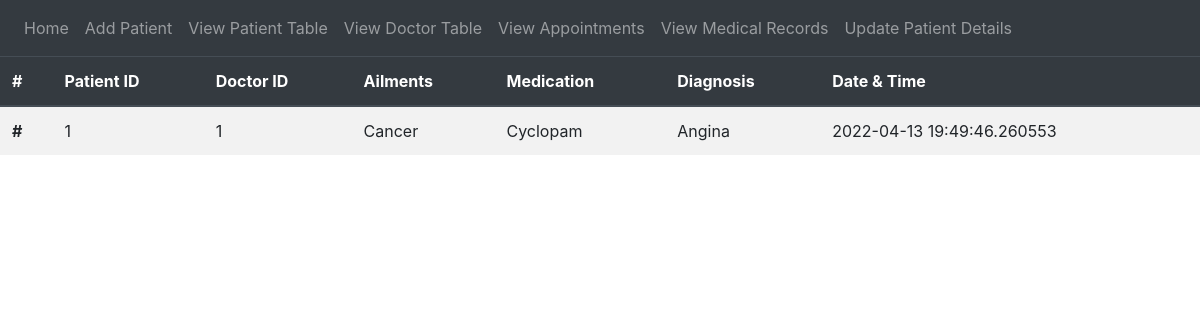
/medrecTable, run on an earlier commit of the app's database.
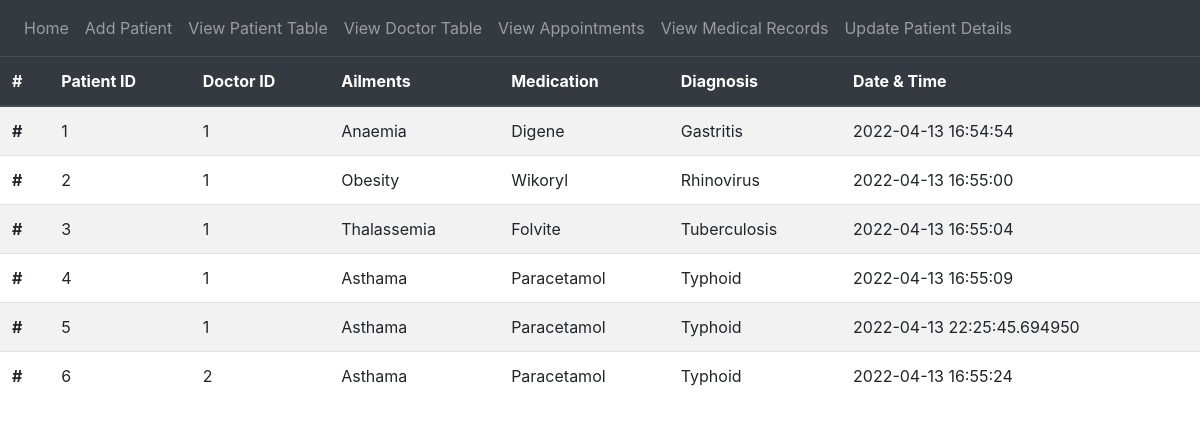
And on a later commit of the database.
### tables this page shows
CREATE TABLE MEDICALRECORDS (
            PatID INTEGER,
            DocID INTEGER,
            Ailments VARCHAR(255),
            Medication VARCHAR(255),
            Diagnosis VARCHAR(255),
            Date TIMESTAMP DEFAULT CURRENT_TIMESTAMP,
            FOREIGN KEY (PatID) references PATIENT(ID),
            FOREIGN KEY (DocID) references DOCTOR(ID),
            PRIMARY KEY (PatID, Date)
        );

### website/views.py (the view)
@views.route('/medrecTable')
def medrecTable():
    conn = sql.connect("hospital.db")
    conn.row_factory = sql.Row
    cur = conn.cursor()
    cur.execute("""DROP VIEW IF EXISTS MEDICALRECORD_VIEW""")
    medrec_view = """ CREATE VIEW MEDICALRECORD_VIEW AS SELECT * FROM MEDICALRECORDS;"""
    cur.execute(medrec_view)
    cur.execute("Select * from MEDICALRECORD_VIEW")
    rows = cur.fetchall()
    return render_template("medrecTable.html", rows = rows)

### website/templates/medrecTable.html (shortened to what this page needs)
{% extends "base.html" %}
{% block content %}
<table class="table table-striped">
    <thead class = "thead-dark">
        <tr>
            <th scope = "col">#</th>
            <th scope = "col">Patient ID</th>
            <th scope = "col">Doctor ID</th>
            <th scope = "col">Ailments</th>
            <th scope = "col">Medication</th>
            <th scope = "col">Diagnosis</th>
            <th scope = "col">Date & Time</th>
        </tr>
    </thead>
    <tbody>
    {% for row in rows %}
        <tr>
            <th scope = "row">#</th>
            <td>{{row['PatID']}}</td>
            <td>{{row['DocID']}}</td>
            <td>{{row['Ailments']}}</td>
            <td>{{row['Medication']}}</td>
            <td>{{row['Diagnosis']}}</td>
            <td>{{row['Date']}}</td>
        </tr>
    {% endfor %}
    </tbody>
</table>
{% endblock %}

### website/templates/base.html (shortened to what this page needs)
<!DOCTYPE html>
<html>
    <head>
        <link
            rel="stylesheet"
            href="https://stackpath.bootstrapcdn.com/bootstrap/4.4.1/css/bootstrap.min.css"
        />
        <link
            rel="stylesheet"
            href="https://stackpath.bootstrapcdn.com/font-awesome/4.7.0/css/font-awesome.min.css"
        />
    </head>
    <body>
        <nav class="navbar navbar-expand-lg navbar-dark bg-dark">
            <div class="collapse navbar-collapse" id="navbar">
              <div class="navbar-nav">
                <a class="nav-item nav-link" id="home" href="/">Home</a>
                <a class="nav-item nav-link" id="addP" href="/addPatient">Add Patient</a>
                <a class="nav-item nav-link" id="viewP" href="/patientTable">View Patient Table</a>
                <a class="nav-item nav-link" id="viewD" href="/doctorTable">View Doctor Table</a>
                <a class="nav-item nav-link" id="viewA" href="/appointmentTable">View Appointments</a>
                <a class="nav-item nav-link" id="viewM" href="/medrecTable">View Medical Records</a>
                <a class="nav-item nav-link" id="viewM" href="/updatePatient">Update Patient Details</a>
              </div>
            </div>
        </nav>
        {% block content %}{% endblock %}
    </body>
</html>

What changed in the data, as far as the page shows it:
changed MEDICALRECORDS: Ailments "Cancer" → "Anaemia"; Medication "Cyclopam" → "Digene"; Diagnosis "Angina" → "Gastritis"; Date "2022-04-13 19:49:46.260553" → "2022-04-13 16:54:54"
added MEDICALRECORDS: PatID "2", DocID "1", Ailments "Obesity", Medication "Wikoryl", Diagnosis "Rhinovirus", Date "2022-04-13 16:55:00"
added MEDICALRECORDS: PatID "3", DocID "1", Ailments "Thalassemia", Medication "Folvite", Diagnosis "Tuberculosis", Date "2022-04-13 16:55:04"
added MEDICALRECORDS: PatID "4", DocID "1", Ailments "Asthama", Medication "Paracetamol", Diagnosis "Typhoid", Date "2022-04-13 16:55:09"
added MEDICALRECORDS: PatID "5", DocID "1", Ailments "Asthama", Medication "Paracetamol", Diagnosis "Typhoid", Date "2022-04-13 22:25:45.694950"
added MEDICALRECORDS: PatID "6", DocID "2", Ailments "Asthama", Medication "Paracetamol", Diagnosis "Typhoid", Date "2022-04-13 16:55:24"
